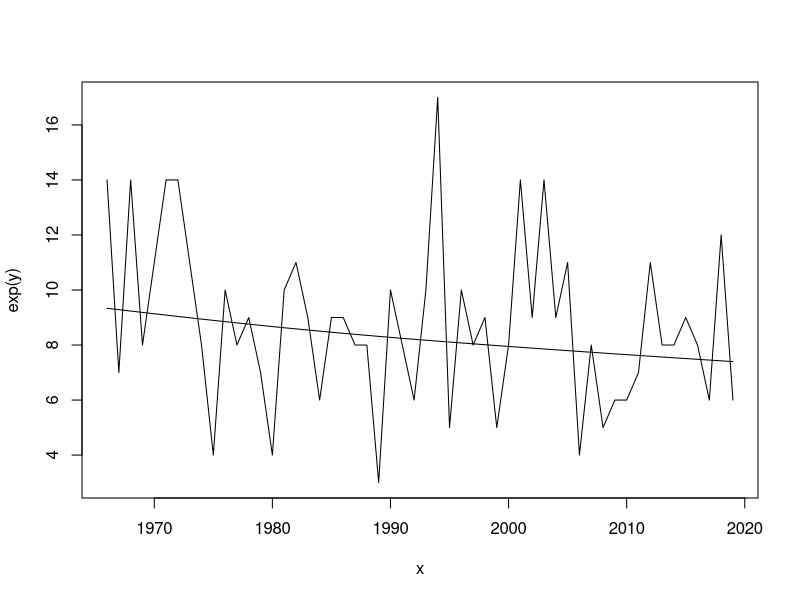

Generate this figure with R:
# data
library(mgcv)
ny <- 54
x <- 1:ny
y <- rpois(ny, 10 + sin(x) + (-0.05*x))
x <- x + 1965
y <- log(y)
kts <- round(ny/4)
plot(x=x, y=exp(y), type="l")
lines(y=exp(fitted(gam(y ~ 1 + s(x, k=kts, bs="ps"), family="gaussian"))),
      x=x)

# gam trend function. p-spline with nyears/4 knots. gaussian on log Y
tgam <- function(y, x, t1, t2){
  require(mgcv)
  ny <- length(x) # full time series
  kts <- as.numeric(round(ny/4, 0)) # knot every four years
  df <- data.frame(y=y, x=x)
  # predict from p-spline with ny/4 knots, gaussian on log Y
  yhat <- exp(fitted(gam(y ~ 1 + s(x, k=kts, bs="ps"),
                         family="gaussian", data=df)))
  nt1 <- yhat[which(x==t1)] # pick start year
  nt2 <- yhat[which(x==t2)] # pick end year
  trd <- 100 * (((nt2 / nt1)^(1 / (t2 - t1))) - 1) # calc annl percent chg
  return(trd)
}

# test
t1 <- 1970
t2 <- 2019
nyrs <- t2 - t1 + 1
t <- tgam(y=y, x=x, t1=t1, t2=t2); t # annual percent change from gam endpoints
chg <- ((((t/100)+1)^nyrs)-1)*100; chg # accumulated percent change from gam endpoints
